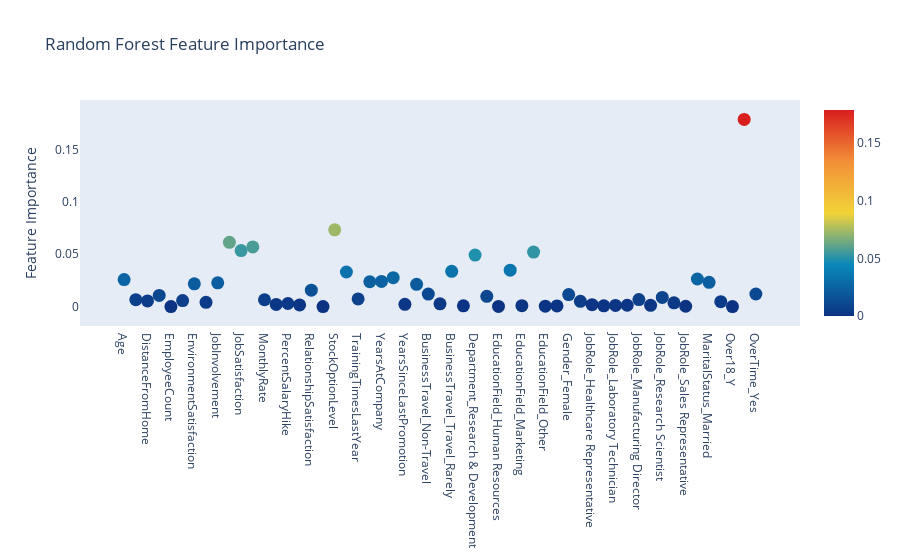

Notebook code cell kept with this figure:
### Code cell
# Scatter plot 
trace = go.Scatter(
    y = rf.feature_importances_,
    x = attrition_final.columns.values,
    mode='markers',
    marker=dict(
        sizemode = 'diameter',
        sizeref = 1,
        size = 13,
        #size= rf.feature_importances_,
        #color = np.random.randn(500), #set color equal to a variable
        color = rf.feature_importances_,
        colorscale='Portland',
        showscale=True
    ),
    text = attrition_final.columns.values
)
data = [trace]

layout= go.Layout(
    autosize= True,
    title= 'Random Forest Feature Importance',
    hovermode= 'closest',
     xaxis= dict(
         ticklen= 5,
         showgrid=False,
        zeroline=False,
        showline=False
     ),
    yaxis=dict(
        title= 'Feature Importance',
        showgrid=False,
        zeroline=False,
        ticklen= 5,
        gridwidth= 2
    ),
    showlegend= False
)
fig = go.Figure(data=data, layout=layout)
py.iplot(fig,filename='scatter2010')

### Figure 1 — Plotly figure (JSON) as saved in the notebook; plotly's stock layout.template omitted (floating-point values rounded to 4 significant figures)
{"data": [{"marker": {"color": [0.02583, 0.006563, 0.005367, 0.01064, 0, 0.005705, 0.02174, 0.004104, 0.02274, 0.06141, 0.0535, 0.05705, 0.006501, 0.00209, 0.002926, 0.001555, 0.01566, 0, 0.07335, 0.03303, 0.007356, 0.02371, 0.02407, 0.02764, 0.002113, 0.02128, 0.01198, 0.002609, 0.0337, 0.0007109, 0.04924, 0.009766, 0.0001222, 0.03483, 0.0008558, 0.05208, 0.0004267, 0.000667, 0.01144, 0.005065, 0.001813, 0.0007385, 0.001111, 0.001268, 0.006654, 0.001191, 0.008734, 0.003575, 0.0003016, 0.02636, 0.02321, 0.004711, 0, 0.1789, 0.01202], "colorscale": [[0, "rgb(12,51,131)"], [0.25, "rgb(10,136,186)"], [0.5, "rgb(242,211,56)"], [0.75, "rgb(242,143,56)"], [1, "rgb(217,30,30)"]], "showscale": true, "size": 13, "sizemode": "diameter", "sizeref": 1}, "mode": "markers", "text": ["Age", "DailyRate", "DistanceFromHome", "Education", "EmployeeCount", "EmployeeNumber", "EnvironmentSatisfaction", "HourlyRate", "JobInvolvement", "JobLevel", "JobSatisfaction", "MonthlyIncome", "MonthlyRate", "NumCompaniesWorked", "PercentSalaryHike", "PerformanceRating", "RelationshipSatisfaction", "StandardHours", "StockOptionLevel", "TotalWorkingYears", "TrainingTimesLastYear", "WorkLifeBalance", "YearsAtCompany", "YearsInCurrentRole", "YearsSinceLastPromotion", "YearsWithCurrManager", "BusinessTravel_Non-Travel", "BusinessTravel_Travel_Frequently", "BusinessTravel_Travel_Rarely", "Department_Human Resources", "Department_Research & Development", "Department_Sales", "EducationField_Human Resources", "EducationField_Life Sciences", "EducationField_Marketing", "EducationField_Medical", "EducationField_Other", "EducationField_Technical Degree", "Gender_Female", "Gender_Male", "JobRole_Healthcare Representative", "JobRole_Human Resources", "JobRole_Laboratory Technician", "JobRole_Manager", "JobRole_Manufacturing Director", "JobRole_Research Director", "JobRole_Research Scientist", "JobRole_Sales Executive", "JobRole_Sales Representative", "MaritalStatus_Divorced", "MaritalStatus_Married", "MaritalStatus_Single", "Over18_Y", "OverTime_No", "OverTime_Yes"], "type": "scatter", "x": ["Age", "DailyRate", "DistanceFromHome", "Education", "EmployeeCount", "EmployeeNumber", "EnvironmentSatisfaction", "HourlyRate", "JobInvolvement", "JobLevel", "JobSatisfaction", "MonthlyIncome", "MonthlyRate", "NumCompaniesWorked", "PercentSalaryHike", "PerformanceRating", "RelationshipSatisfaction", "StandardHours", "StockOptionLevel", "TotalWorkingYears", "TrainingTimesLastYear", "WorkLifeBalance", "YearsAtCompany", "YearsInCurrentRole", "YearsSinceLastPromotion", "YearsWithCurrManager", "BusinessTravel_Non-Travel", "BusinessTravel_Travel_Frequently", "BusinessTravel_Travel_Rarely", "Department_Human Resources", "Department_Research & Development", "Department_Sales", "EducationField_Human Resources", "EducationField_Life Sciences", "EducationField_Marketing", "EducationField_Medical", "EducationField_Other", "EducationField_Technical Degree", "Gender_Female", "Gender_Male", "JobRole_Healthcare Representative", "JobRole_Human Resources", "JobRole_Laboratory Technician", "JobRole_Manager", "JobRole_Manufacturing Director", "JobRole_Research Director", "JobRole_Research Scientist", "JobRole_Sales Executive", "JobRole_Sales Representative", "MaritalStatus_Divorced", "MaritalStatus_Married", "MaritalStatus_Single", "Over18_Y", "OverTime_No", "OverTime_Yes"], "y": [0.02583, 0.006563, 0.005367, 0.01064, 0, 0.005705, 0.02174, 0.004104, 0.02274, 0.06141, 0.0535, 0.05705, 0.006501, 0.00209, 0.002926, 0.001555, 0.01566, 0, 0.07335, 0.03303, 0.007356, 0.02371, 0.02407, 0.02764, 0.002113, 0.02128, 0.01198, 0.002609, 0.0337, 0.0007109, 0.04924, 0.009766, 0.0001222, 0.03483, 0.0008558, 0.05208, 0.0004267, 0.000667, 0.01144, 0.005065, 0.001813, 0.0007385, 0.001111, 0.001268, 0.006654, 0.001191, 0.008734, 0.003575, 0.0003016, 0.02636, 0.02321, 0.004711, 0, 0.1789, 0.01202]}], "layout": {"autosize": true, "hovermode": "closest", "showlegend": false, "title": {"text": "Random Forest Feature Importance"}, "xaxis": {"showgrid": false, "showline": false, "ticklen": 5, "zeroline": false}, "yaxis": {"gridwidth": 2, "showgrid": false, "ticklen": 5, "title": {"text": "Feature Importance"}, "zeroline": false}}}
